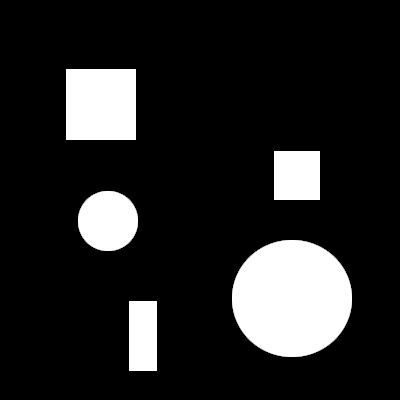
#> input picture COOOMBO/shapes.png, 400 x 400 px, found by its file name
$ python lec9e7.py
#> lines starting #> are read from the running program, lines starting #| are printed output that depends on the picture; after the words box and inside, x2 and y2 are one past the last pixel; in counts of white or black regions, pixels touching at a corner belong together
import numpy as np
import cv2


# Sobel edge detection
def apply_kernel(img, kernel):
    output = np.zeros(img.shape)
    h = len(img)
    w = len(img[0])
    for y, row in enumerate(img):
        for x, pixel in enumerate(row):
            if x > 1 and x + 1 < w and y > 1 and y + 1 < h:
                output[y, x] = np.sum(np.multiply(img[y - 1:y + 2, x - 1:x + 2], kernel))
    return output


def get_magnitude(img):
    output = np.sqrt(img ** 2)
    return output


if __name__ == '__main__':
    sobel_kernel_horizontal = np.asarray([[-1, 0, 1],
                                          [-2, 0, 2],
                                          [-1, 0, 1]])
    sobel_kernel_vertical = np.asarray([[1, 2, 1],
                                        [0, 0, 0],
                                        [-1, -2, -1]])

    # Load image and convert to float32 in order to have negative numbers.
    img = np.asarray(cv2.imread("shapes.png", cv2.IMREAD_GRAYSCALE), dtype=np.float32)
#> img: shape (400, 400) float32; min 0, max 255, mean 36.9

    # img_horizontal = cv2.filter2D(img, -1, sobel_kernel_horizontal) # How to do it with opencv2
    img_horizontal = apply_kernel(img, sobel_kernel_horizontal)
#> in apply_kernel, `h = len(img)`: h = 400
#> after the loop in apply_kernel, `for y, row in enumerate(img):`:
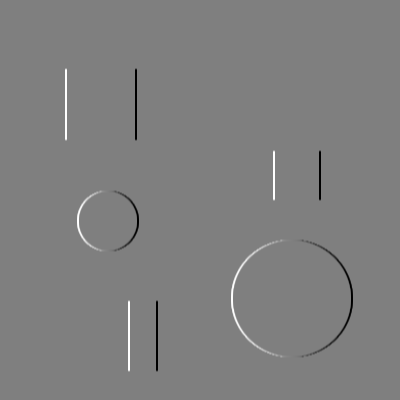
#> output: shape (400, 400) float64; min -1020, max 1020, mean 0; drawn with min black and max white
    img_horizontal = get_magnitude(img_horizontal)
#> in get_magnitude, `output = np.sqrt(img ** 2)`:
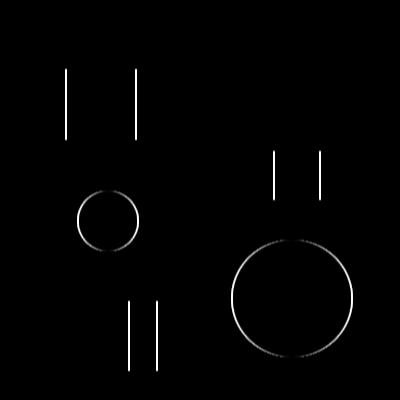
#> output: shape (400, 400) float64; min 0, max 1020, mean 9.4; drawn with min black and max white
    # img_vertical = cv2.filter2D(img, -1, sobel_kernel_vertical)# How to do it with opencv2
    img_vertical = apply_kernel(img, sobel_kernel_vertical)
    img_vertical = get_magnitude(img_vertical)

    sobel_edge_detected = img_horizontal + img_vertical
    # As we now have a float32 image values can go above 255. In cases where both horizontal and vertical detection has
    # positive response the result will be: 510 (sqrt(255)^2 + sqrt(255)^2)
    # Therefore, where image is above 255, set to 255
    sobel_edge_detected[sobel_edge_detected > 255] = 255
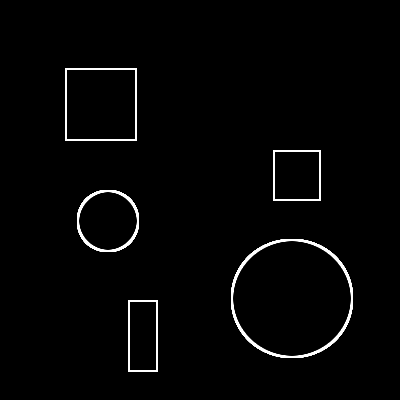
#> sobel_edge_detected: shape (400, 400) float64; min 0, max 255, mean 4.9

    cv2.imshow("shapes", img)
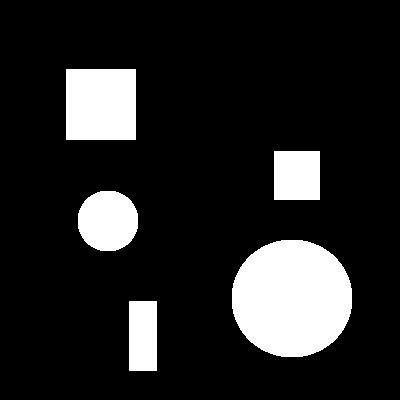
#> window 'shapes': shape (400, 400); 14.6% white; 5 white regions, box (x1, y1, x2, y2) and area: (232, 240, 352, 357) 11224, (66, 69, 136, 140) 4970, (78, 191, 138, 251) 2920, (274, 151, 320, 200) 2254, (129, 301, 157, 371) 1960
    cv2.imshow("img_horizontal", img_horizontal)
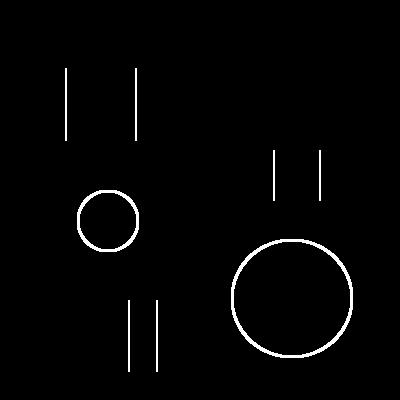
#> window 'img_horizontal': shape (400, 400); 1.8% white; 8 white regions, largest, box (x1, y1, x2, y2) and area: (231, 239, 353, 358) 1354, (77, 190, 139, 252) 668, (65, 68, 67, 141) 146
    cv2.imshow("img_vertical", img_vertical)
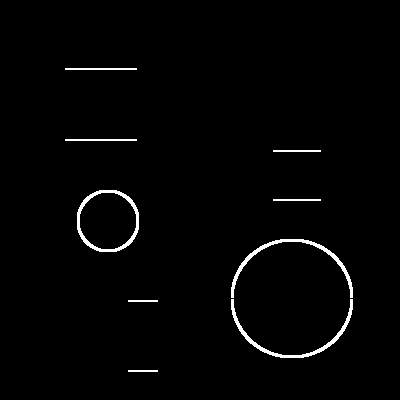
#> window 'img_vertical': shape (400, 400); 1.6% white; 9 white regions, largest, box (x1, y1, x2, y2) and area: (231, 239, 353, 298) 674, (231, 299, 353, 358) 674, (77, 190, 139, 252) 668
    cv2.imshow("sobel_edge_detected", sobel_edge_detected)
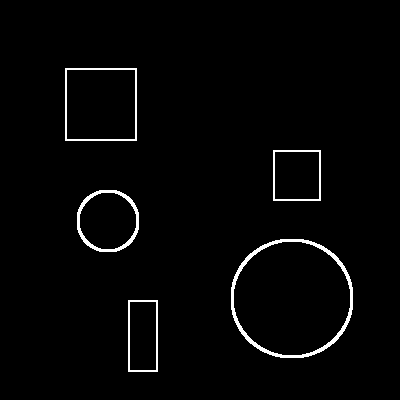
#> window 'sobel_edge_detected': shape (400, 400); 2.1% white; 5 white regions, box (x1, y1, x2, y2) and area: (231, 239, 353, 358) 1354, (77, 190, 139, 252) 668, (65, 68, 137, 141) 564, (128, 300, 158, 372) 392, (273, 150, 321, 201) 380
    cv2.waitKey(0)
